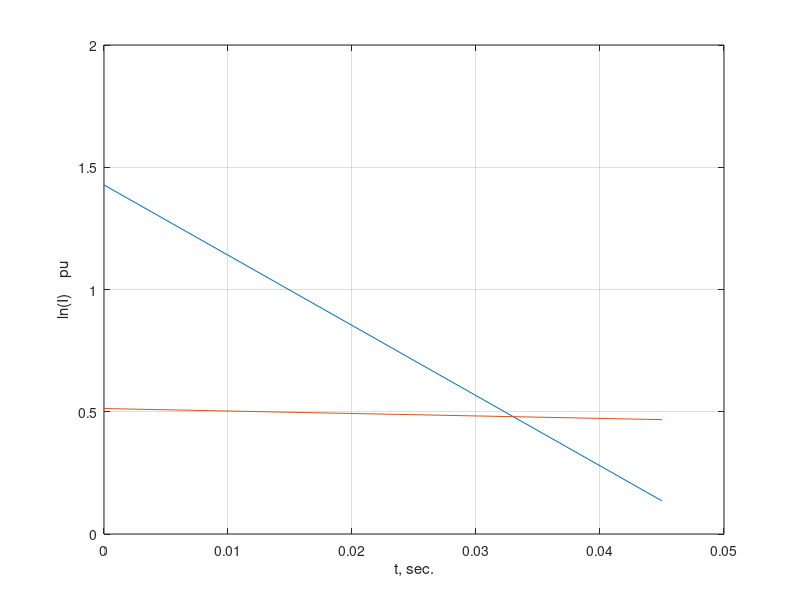

MATLAB code to generate this figure:
E0 = 1.0;
Im=[8.7569   6.7363  2.8893  2.8608   1.1785];
 t=[0.0042   0.0208  0.3208  0.3375   5.0000];
I = Im/sqrt(2);                  % The rms value of the above envelope
id=I(5);                       % rms value of the steady short-circuit

Dt2 = [t(3) t(4)];                     % Time for 20th and 21st cycles
Di2 = [I(3)-id I(4)-id];      %Diff. between transient envelope and id
LDi2= log(Di2);                   %Natural log of the above two points
c2=polyfit(Dt2, LDi2, 1);%Finds coefficients of a 1st-order polynomial
                     % i.e. the slope and intercept of a straight line
iddash=(exp(c2(2))+id)            % rms value of the transient current
Xddash=E0/iddash                     % Direct-axis transient reactance
taudash=abs(1/c2(1))%Direct-axis short-circuit transient time constant
Di=(iddash-id)*[exp(-t(1)/taudash)  exp(-t(2)/taudash)];
Di1=[I(1)-Di(1)-id   I(2)-Di(2)-id];           % Subtransient envelope
LDi1=log(Di1);
Dt1 =[t(1)  t(2)];               % Natural log of the first two points
c1=polyfit(Dt1, LDi1, 1);%Finds coefficients of a 1st-order polynomial
                     % i.e. the slope and intercept of a straight line
id2dash=exp(c1(2))+iddash      % rms value of the subtransient current
Xd2dash= E0/id2dash               % Direct-axis subtransient reactance
tau2dash=abs(1/c1(1))
                 %direct-axis short-circuit subtransient time constant
 t=0:.005:.045;
fit2 = polyval(c2, t);         % line C2 evaluated for all values of t
fit1 = polyval(c1, t);         % line C1 evaluated for all values of t
plot(t, fit1, t, fit2),grid         % Logarithmic plot of id'' and id'
ylabel('ln(I)    pu')          % intercepts are ln(Id'') and ln(Id')
xlabel('t, sec.')%slopes are the reciprocal of the time constants
